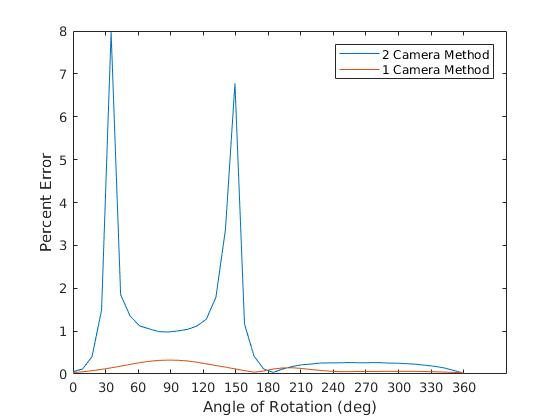
%> input picture Project 1/error_angled.jpg, 560 x 420 px; its folder holds only this picture in this run
$ octave --eval "result = getGreenPixelLocations;"   (GNU Octave 9; MATLAB toolbox functions it lacks are replaced by stand-ins)
%> lines starting %> are read from the running program, lines starting %| are printed output that depends on the picture; in (x1, y1, x2, y2) boxes, pixels count from 0 and x2, y2 are one past the last pixel; in counts of white or black regions, pixels touching at a corner belong together; the program's own positions count from 1
%%%%%%%%%%%%%%%%%%%%%%%%%%%%%%%%%%%%%%%%%%%%%%%%%%%%%%%%%%%%%%%%%%%%%%%%%%
% ME 362 - Brigham Young University %%%%%%%%%%%%%%%%%%%%%%%%%%%%%%%%%%%%%%
%
% This code is based on the file "SimpleColorDetectionByHue.m"
% on the MATLAB file exchange. The associated license file
% is included with it in order to respect the original license
% despite the fact that it has been heavily modified by
% Dr. Killpack
%%%%%%%%%%%%%%%%%%%%%%%%%%%%%%%%%%%%%%%%%%%%%%%%%%%%%%%%%%%%%%%%%%%%%%%%%%

function [center_of_mass] = getGreenPixelLocations()
close all;	% Close all figure windows except those created by imtool.
imtool close all;	% Close all figure windows created by imtool.
workspace;	% Make sure the workspace panel is showing.

% Change the current folder to the folder of this m-file.
% (The "cd" line of code below is from Brett Shoelson of The Mathworks.)
if(~isdeployed)
    cd(fileparts(which(mfilename))); % From Brett
end

try
    % Check that user has the Image Processing Toolbox installed.
    hasIPT = license('test', 'image_toolbox');
    if ~hasIPT
        % User does not have the toolbox installed.
        message = sprintf('Sorry, but you do not seem to have the Image Processing Toolbox.\nDo you want to try to continue anyway?');
        reply = questdlg(message, 'Toolbox missing', 'Yes', 'No', 'Yes');
%> the answer given: Yes
        if strcmpi(reply, 'No')
            % User said No, so exit.
            return;
        end
    end

    % Continue with the demo.  Do some initialization stuff.
    close all;

    % Change the current folder to the folder of this m-file.
    % (The line of code below is from Brett Shoelson of The Mathworks.)
    if(~isdeployed)
        cd(fileparts(which(mfilename)));
    end

    % Browse for the image files
    folder = uigetdir('./', 'Pick a Directory with Your JPG photos');
%> the answer given: ../t0/Project 1
    cd(folder);

    %get a list of all images files in this folder
    files = dir('*.jpg');

    %ask the user for a file name to store the pixel values
    filename = input('please specify the file output name:\n','s');
%> the answer given: out.png
    filename = strcat(filename,'.txt');


    % This is a user-defined parameter to adjust the size of the green
    % area to track - Keep areas only if they're bigger than this.
    buf = input('please specify the pixel area size of the green object to track (default is 500):\n');
%> the answer given: 100
    if isempty(buf)
        smallestAcceptableArea = 500;
    else
        smallestAcceptableArea = buf;
    end

    %getting the number of images to analyze
    [rows, columns] = size(files);
    numImages = rows;

    %initializing an empty array to store the pixel values in
    center_of_mass = zeros(numImages, 2);

    %for each image, we will find the centroid of green values
    for i = 1:1:numImages
        %read in the image
        [rgbImage, storedColorMap] = imread(files(i).name);
%> rgbImage is the input picture: size 420x560x3 uint8; mean R, G, B 248.6, 249.2, 249.2
%> storedColorMap = []
        [rows, columns, numberOfColorBands] = size(rgbImage);
%> rows = 420; columns = 560; numberOfColorBands = 3

        % If it's monochrome (indexed), convert it to color.
        % Check to see if it's an 8-bit image needed later for scaling).
        if strcmpi(class(rgbImage), 'uint8')
            % Flag for 256 gray levels.
            eightBit = true;
        else
            eightBit = false;
        end
        if numberOfColorBands == 1
            if isempty(storedColorMap)
                % Just a simple gray level image, not indexed with a stored color map.
                % Create a 3D true color image where we copy the monochrome image into all 3 (R, G, & B) color planes.
                rgbImage = cat(3, rgbImage, rgbImage, rgbImage);
            else
                % It's an indexed image.
                rgbImage = ind2rgb(rgbImage, storedColorMap);
                % ind2rgb() will convert it to double and normalize it to the range 0-1.
                % Convert back to uint8 in the range 0-255, if needed.
                if eightBit
                    rgbImage = uint8(255 * rgbImage);
                end
            end
        end

        % Convert RGB image to HSV
        hsvImage = rgb2hsv(rgbImage);
%> hsvImage: size 420x560x3 double; mean H, S, V 0.0546, 0.00801, 0.979

        % Extract out the H, S, and V images individually
        hImage = hsvImage(:,:,1);
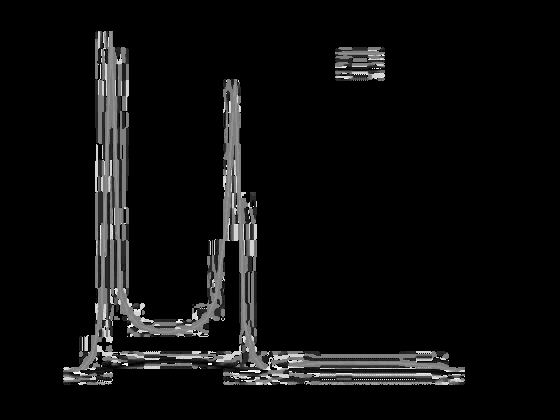
%> hImage: size 420x560 double; min 0, max 0.997, mean 0.0546
        sImage = hsvImage(:,:,2);
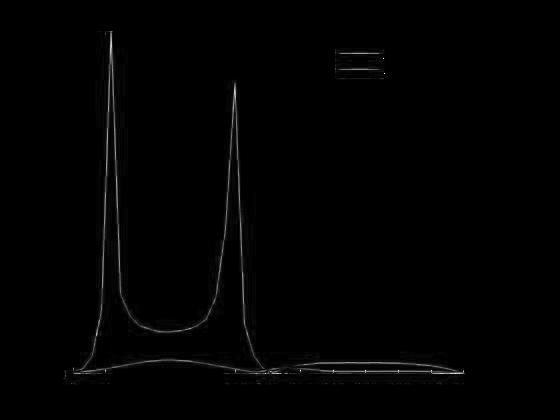
%> sImage: size 420x560 double; min 0, max 1, mean 0.00801
        vImage = hsvImage(:,:,3);
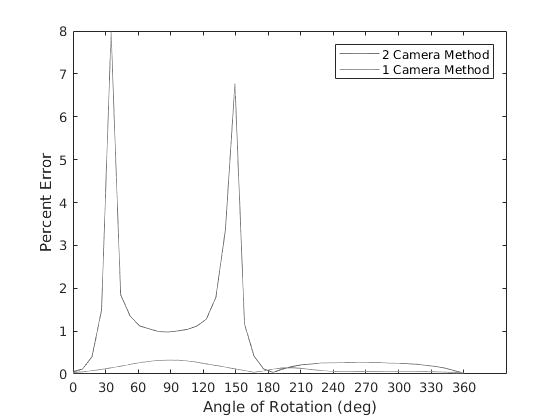
%> vImage: size 420x560 double; min 0, max 1, mean 0.979

        % Assign the low and high thresholds for green in HSV space.
        hueThresholdLow = 0.35;
        hueThresholdHigh = 0.45;
        saturationThresholdLow = 0.35;
        saturationThresholdHigh = 1;
        valueThresholdLow = 0;
        valueThresholdHigh = 0.8;

        % Now apply each color band's particular thresholds to the color band
        hueMask = (hImage >= hueThresholdLow) & (hImage <= hueThresholdHigh);
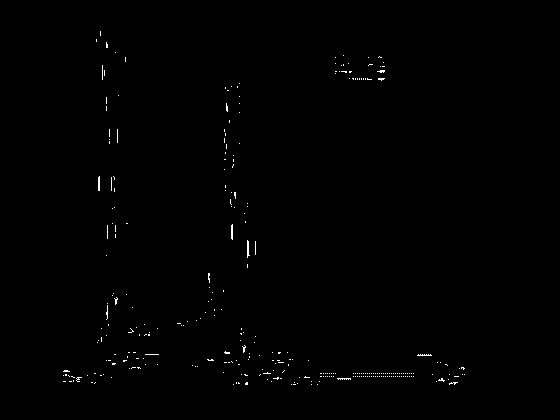
%> hueMask: size 420x560 logical; 0.41% white in thin lines or dots, all inside (x1, y1, x2, y2) = (63, 31, 465, 385)
        saturationMask = (sImage >= saturationThresholdLow) & (sImage <= saturationThresholdHigh);
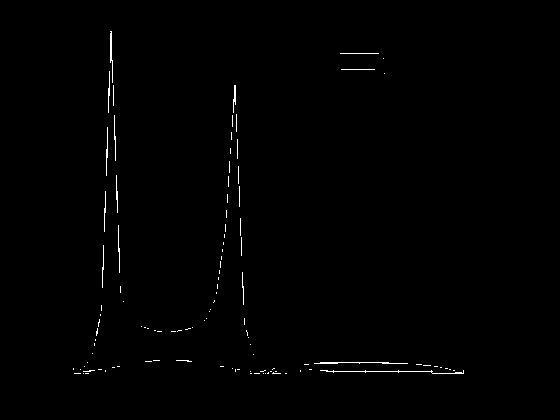
%> saturationMask: size 420x560 logical; 0.59% white in thin lines or dots, all inside (x1, y1, x2, y2) = (73, 31, 464, 374)
        valueMask = (vImage >= valueThresholdLow) & (vImage <= valueThresholdHigh);
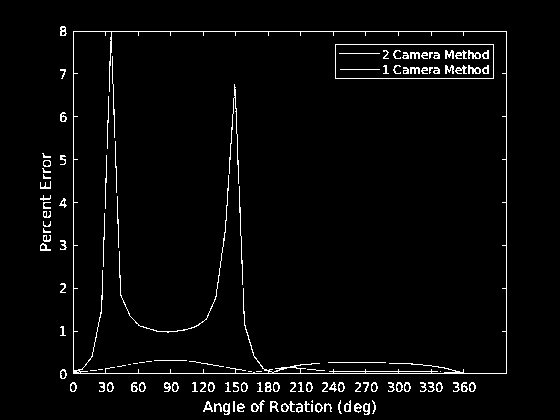
%> valueMask: size 420x560 logical; 3.1% white in thin lines or dots, all inside (x1, y1, x2, y2) = (40, 26, 507, 415)

        % Combine the masks to find where all 3 are "true."
        % Then we will have the mask of only the red parts of the image.
        coloredObjectsMask = uint8(hueMask & saturationMask & valueMask);
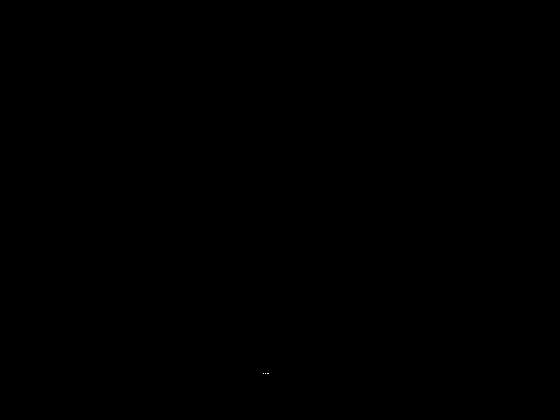
%> coloredObjectsMask: size 420x560 uint8; values 0 (black) and 1 (white), 0% white in thin lines or dots, all inside (x1, y1, x2, y2) = (263, 373, 269, 374)

        % Get rid of small objects.  Note: bwareaopen returns a logical.
        coloredObjectsMask = uint8(bwareaopen(coloredObjectsMask, smallestAcceptableArea));
%> coloredObjectsMask: size 420x560 uint8; every value is 0

        % Smooth the border using a morphological closing operation, imclose().
        structuringElement = strel('disk', 4);
        coloredObjectsMask = imclose(coloredObjectsMask, structuringElement);

        % Fill in any holes in the regions, since they are most likely green also.
        coloredObjectsMask = imfill(logical(coloredObjectsMask), 'holes');
        [v_s, u_s] = find(coloredObjectsMask);
%> v_s = []; u_s = []
        if isnan(mean(u_s)) || isnan(mean(v_s))
            center_of_mass(i,1:2) = [-1, -1];
        else
            center_of_mass(i,1:2) = [mean(u_s), mean(v_s)];
        end
        figure()
        imshow(coloredObjectsMask);
        close all;
    end

    save(filename,'center_of_mass','-ascii');

catch ME
    errorMessage = sprintf('Error in function %s() at line %d.\n\nError Message:\n%s', ...
        ME.stack(1).name, ME.stack(1).line, ME.message);
    fprintf(1, '%s\n', errorMessage);
    uiwait(warndlg(errorMessage));
end

$ run again, on Project 1/velocity_angled.jpg
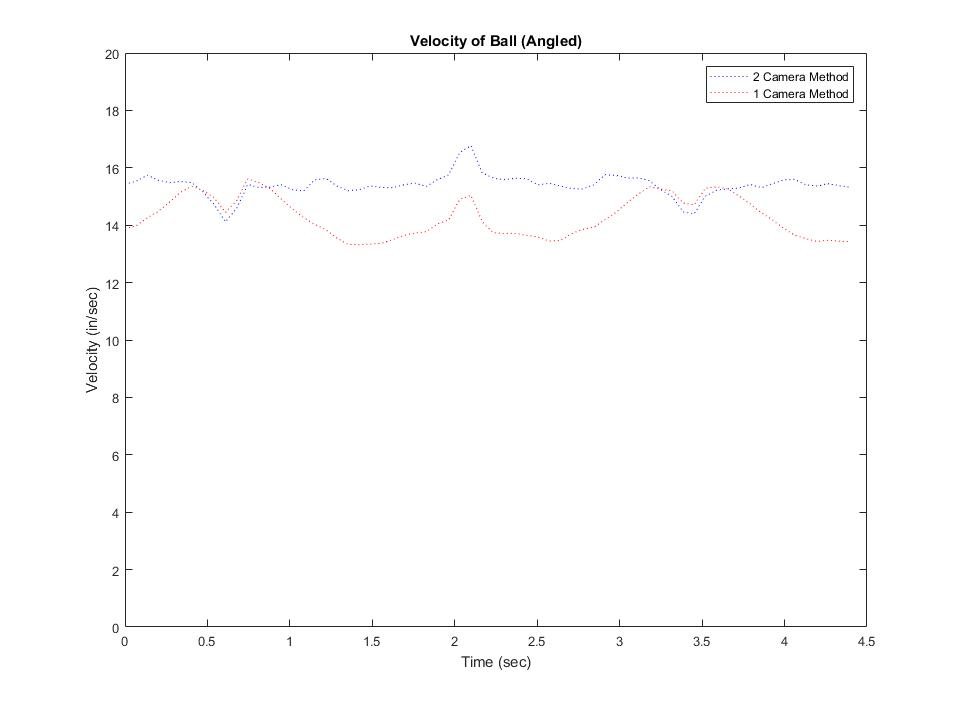
%> input picture Project 1/velocity_angled.jpg, 958 x 705 px
%> in getGreenPixelLocations, rgbImage is the input picture: size 705x958x3 uint8; mean R, G, B 252.9, 252.8, 252.8
%> storedColorMap = []
%> hsvImage: size 705x958x3 double; mean H, S, V 0.0203, 0.000624, 0.992
%> in getGreenPixelLocations, `hImage = hsvImage(:,:,1);`:
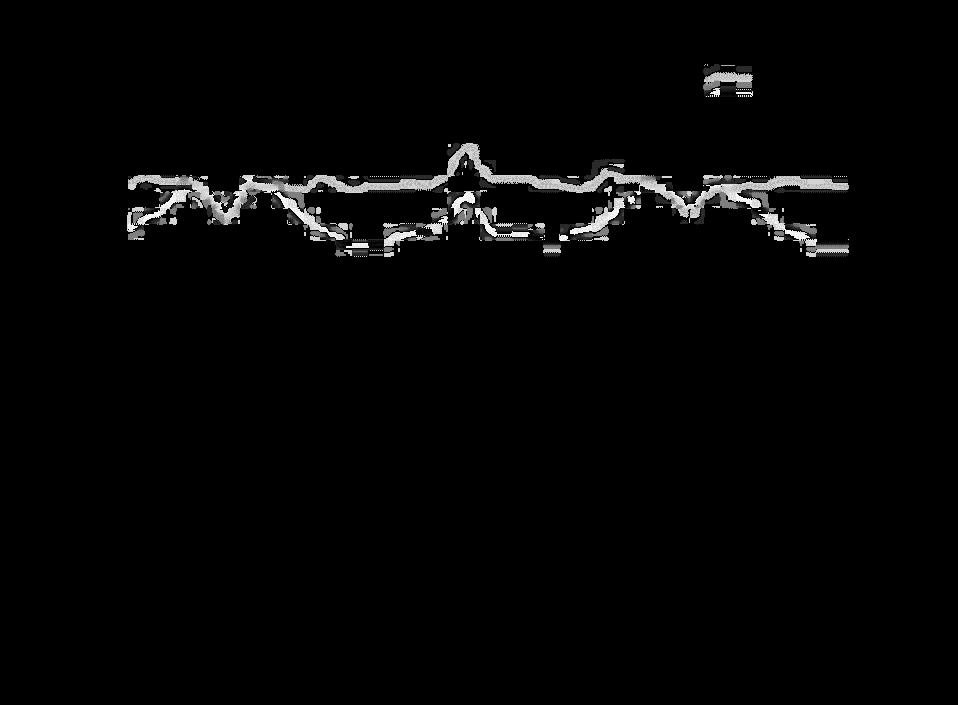
%> hImage: size 705x958 double; min 0, max 0.99, mean 0.0203
%> hueMask: size 705x958 logical; 0.09% white in thin lines or dots, all inside (x1, y1, x2, y2) = (136, 88, 846, 252)
%> saturationMask: size 705x958 logical; 0% white in thin lines or dots, all inside (x1, y1, x2, y2) = (129, 225, 132, 226)
%> in getGreenPixelLocations, `valueMask = (vImage >= valueThresholdLow) & (vImage <= valueThresholdH..`:
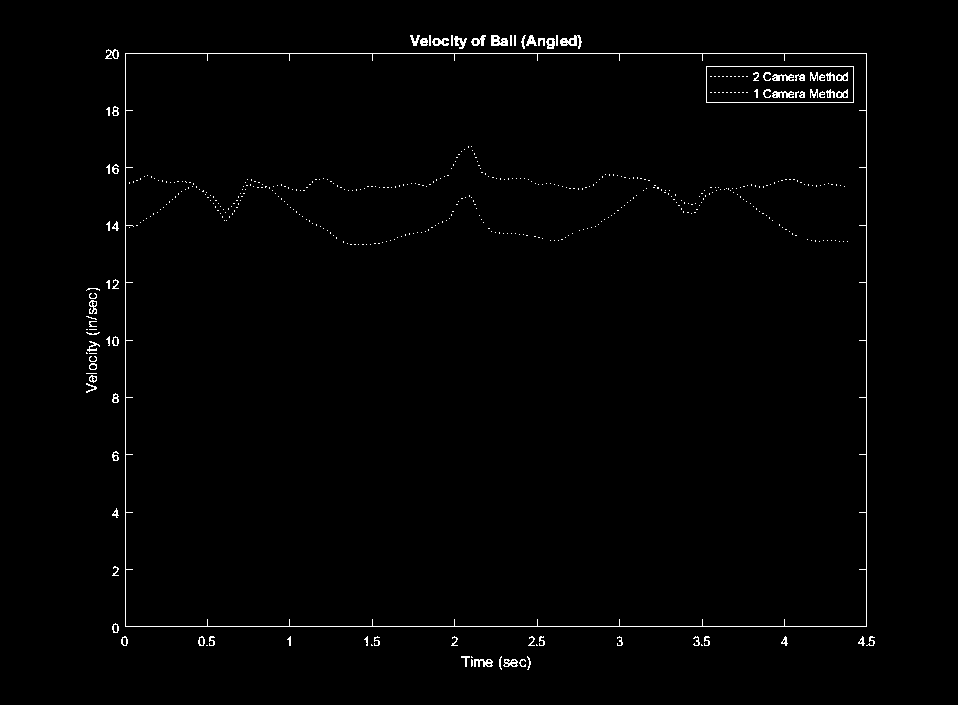
%> valueMask: size 705x958 logical; 1.1% white in thin lines or dots, all inside (x1, y1, x2, y2) = (86, 35, 875, 670)
%> coloredObjectsMask: size 705x958 uint8; every value is 0
